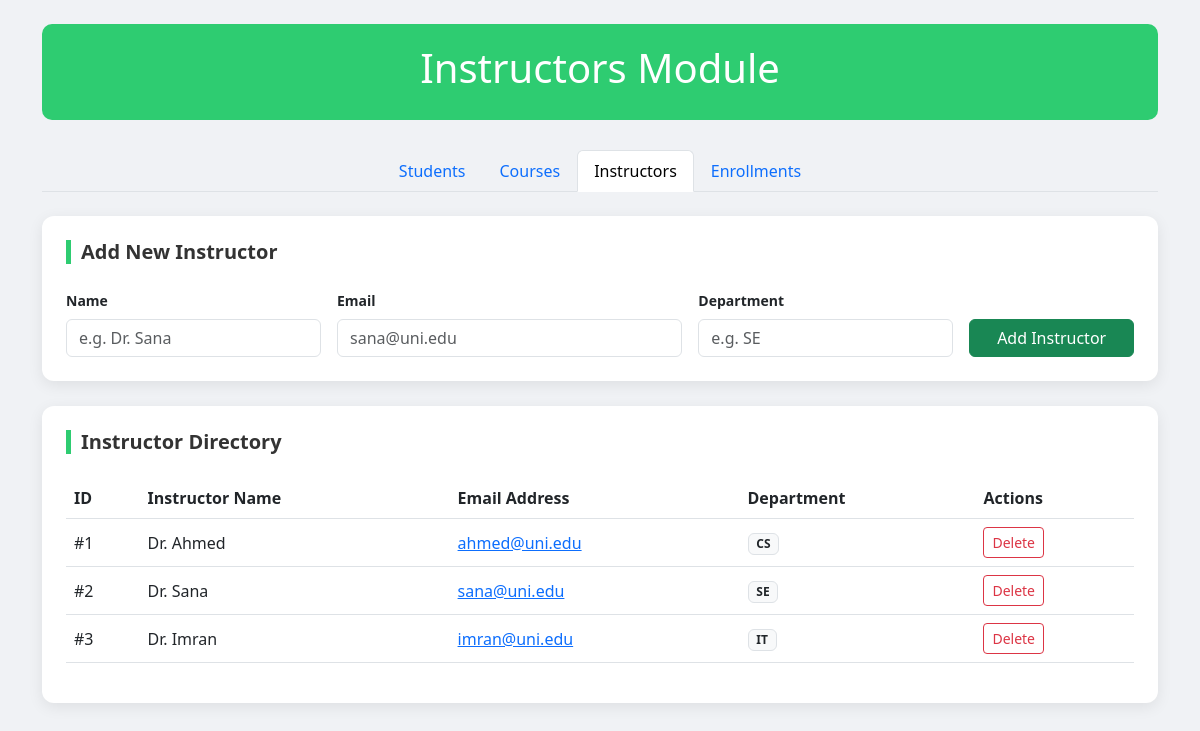
The page /manage_instructors.php on the database its author committed.
### tables this page shows
CREATE TABLE Instructor (
    InstructorID INT PRIMARY KEY,
    Name VARCHAR(100) NOT NULL,
    Email VARCHAR(100) UNIQUE NOT NULL,
    Department VARCHAR(50) NOT NULL
);

### manage_instructors.php (the view, shortened to what this page needs)
<?php
$conn = mysqli_connect("localhost", "root", "", "studentcourseregistration", 3307);
?>
<!DOCTYPE html>
<html lang="en">
<head>
    <link href="https://cdn.jsdelivr.net/npm/bootstrap@5.3.0/dist/css/bootstrap.min.css" rel="stylesheet">
</head>
<body>
<div class="container mt-4">
    <div class="module-header">
        <h1>Instructors Module</h1>
    </div>
    <ul class="nav nav-tabs justify-content-center mb-4">
        <li class="nav-item"><a class="nav-link" href="index.php">Students</a></li>
        <li class="nav-item"><a class="nav-link" href="manage_courses.php">Courses</a></li>
        <li class="nav-item"><a class="nav-link active" href="manage_instructors.php">Instructors</a></li>
        <li class="nav-item"><a class="nav-link" href="enrollments.php">Enrollments</a></li>
    </ul>
    <div class="card p-4">
        <h5 class="card-title mb-4">Add New Instructor</h5>
        <form method="POST" class="row g-3">
            <div class="col-md-3">
                <label class="form-label small fw-bold">Name</label>
                <input type="text" name="name" class="form-control" placeholder="e.g. Dr. Sana" required>
            </div>
            <div class="col-md-4">
                <label class="form-label small fw-bold">Email</label>
                <input type="email" name="email" class="form-control" placeholder="sana@uni.edu" required>
            </div>
            <div class="col-md-3">
                <label class="form-label small fw-bold">Department</label>
                <input type="text" name="dept" class="form-control" placeholder="e.g. SE" required>
            </div>
            <div class="col-md-2 d-flex align-items-end">
                <button type="submit" name="add_inst" class="btn btn-success w-100">Add Instructor</button>
            </div>
        </form>
    </div>
    <div class="card p-4">
        <h5 class="card-title mb-4">Instructor Directory</h5>
        <div class="table-responsive">
            <table class="table table-hover align-middle">
                <thead>
                    <tr>
                        <th>ID</th>
                        <th>Instructor Name</th>
                        <th>Email Address</th>
                        <th>Department</th>
                        <th>Actions</th>
                    </tr>
                </thead>
                <tbody>
                    <?php
                    $result = mysqli_query($conn, "SELECT * FROM Instructor");
                    while($row = mysqli_fetch_assoc($result)) {
                        echo "<tr>
                            <td>#{$row['InstructorID']}</td>
                            <td>{$row['Name']}</td>
                            <td><a href='mailto:{$row['Email']}'>{$row['Email']}</a></td>
                            <td><span class='badge bg-light text-dark border'>{$row['Department']}</span></td>
                            <td>
                                <a href='delete.php?type=instructor&id={$row['InstructorID']}' class='btn btn-sm btn-outline-danger'>Delete</a>
                            </td>
                        </tr>";
                    }
                    ?>
                </tbody>
            </table>
        </div>
    </div>
</div>
</body>
</html>

### manage_instructors.php (style rules this page uses)
body { background-color: #f0f2f5; font-family: 'Segoe UI', sans-serif; }
.module-header { background: #2ecc71; color: white; padding: 20px; border-radius: 10px; text-align: center; margin-bottom: 30px; }
.card { border: none; border-radius: 12px; box-shadow: 0 4px 15px rgba(0,0,0,0.08); margin-bottom: 25px; }
.card-title { font-weight: bold; color: #333; border-left: 5px solid #2ecc71; padding-left: 10px; }
.table thead { background-color: #2ecc71; color: white; }

### rows shown on the page
instructor: InstructorID "1", Name "Dr. Ahmed", Email "ahmed@uni.edu", Department "CS"
instructor: InstructorID "2", Name "Dr. Sana", Email "sana@uni.edu", Department "SE"
instructor: InstructorID "3", Name "Dr. Imran", Email "imran@uni.edu", Department "IT"
